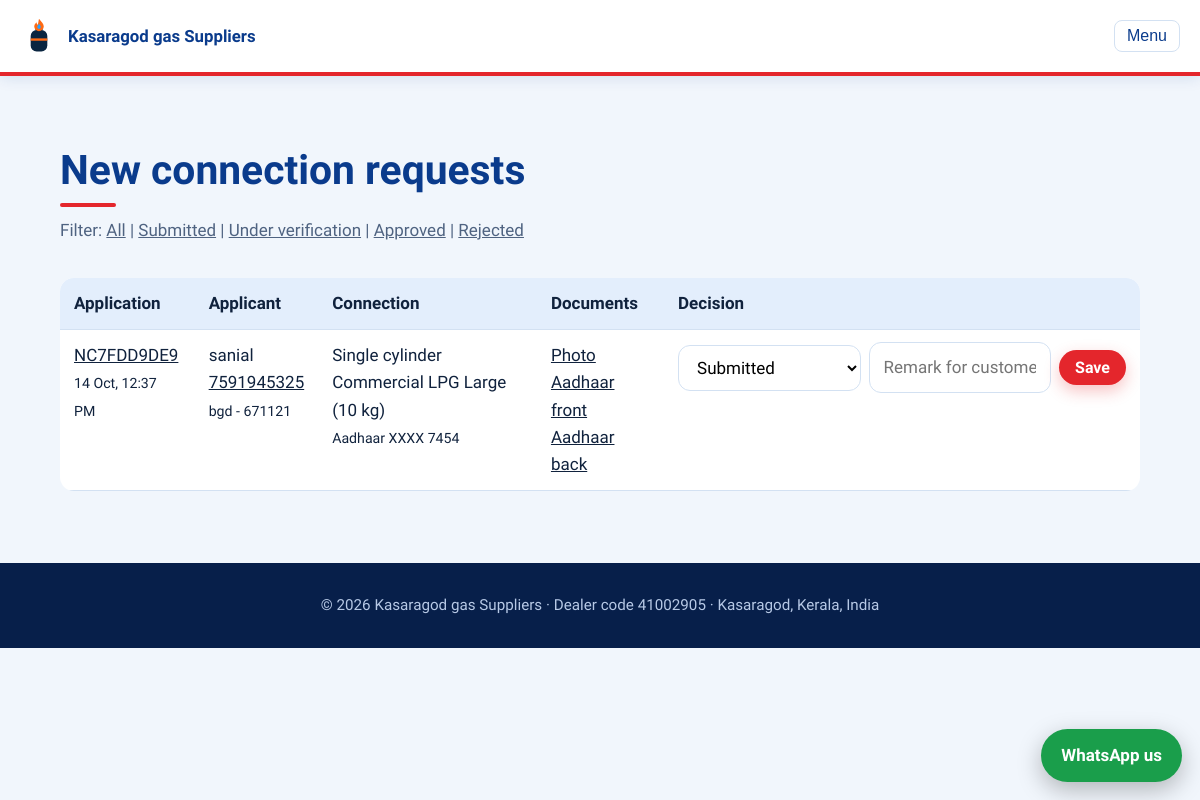
The page /connection/manage/?status=submitted (signed in) on the database its author committed.
### connection/models.py (models this page shows, shortened)
class NewConnection(models.Model):
    TYPES = [("single", "Single cylinder"), ("double", "Double cylinder")]
    STATUS = [("submitted", "Submitted"), ("verifying", "Under verification"),
              ("approved", "Approved"), ("rejected", "Rejected")]
    application_no = models.CharField(max_length=12, unique=True, editable=False, blank=True)
    user = models.ForeignKey(settings.AUTH_USER_MODEL, on_delete=models.CASCADE, related_name="connections")
    name = models.CharField("Full name (as on Aadhaar)", max_length=80)
    father_name = models.CharField("Father / spouse name", max_length=80)
    phone = models.CharField(max_length=15)
    email = models.EmailField(blank=True)
    address = models.TextField("Address for the connection")
    pincode = models.CharField(max_length=6)
    connection_type = models.CharField(max_length=10, choices=TYPES, default="single")
    cylinder = models.ForeignKey(Cylinder, on_delete=models.PROTECT, verbose_name="Cylinder type")
    aadhaar_last4 = models.CharField("Last 4 digits of Aadhaar", max_length=4)
    aadhaar_front = models.FileField("Aadhaar card (front)", upload_to=front_path, storage=private_storage)
    aadhaar_back = models.FileField("Aadhaar card (back, optional)", upload_to=back_path, storage=private_storage, blank=True)
    photo = models.ImageField("Passport size photo", upload_to=photo_path, storage=private_storage)
    status = models.CharField(max_length=10, choices=STATUS, default="submitted")
    remarks = models.CharField("Remarks for the customer", max_length=250, blank=True)
    created = models.DateTimeField(auto_now_add=True)
    updated = models.DateTimeField(auto_now=True)
    class Meta:
        ordering = ["-created"]
        verbose_name = "new connection application"

### gas/models.py (models this page shows, shortened)
class Cylinder(models.Model):
    name = models.CharField(max_length=60)
    weight = models.CharField(max_length=20, help_text="e.g. 14.2 kg")
    price = models.DecimalField(max_digits=8, decimal_places=2)
    use = models.CharField(max_length=120, help_text="Who it is for")
    image = models.ImageField(upload_to="cylinders/", blank=True, validators=[max_5mb],
                              help_text="JPG or PNG, under 5 MB. Resized to a 600x600 square automatically.")
    available = models.BooleanField(default=True)
    def __str__(self): return f"{self.name} ({self.weight})"

### connection/views.py (the view, shortened to what this page needs)
# urls.py: path("manage/", views.manage, name="nc_manage"),
@role_required("staff", "manager")
def manage(request):
    qs = NewConnection.objects.select_related("cylinder")
    f = request.GET.get("status")
    if f in dict(NewConnection.STATUS): qs = qs.filter(status=f)
    return render(request, "connection/manage.html", {"apps": qs[:100], "statuses": NewConnection.STATUS})

### accounts/utils.py (called while the page is built)
def role_of(user):
    if not user.is_authenticated: return None
    if user.is_superuser: return "manager"
    return Profile.objects.get_or_create(user=user)[0].role

def role_required(*roles):
    def deco(view):
        @wraps(view)
        @login_required
        def wrapper(request, *a, **k):
            if role_of(request.user) not in roles: raise PermissionDenied
            return view(request, *a, **k)
        return wrapper
    return deco

def role_context(request):
    return {"role": role_of(request.user)}

### gas/context.py (called while the page is built)
def agency(request):
    return {"agency": settings.AGENCY}

### notices/context.py (called while the page is built)
def unread(request):
    u = getattr(request, "user", None)
    if u is not None and u.is_authenticated:
        return {"unread_count": Notification.objects.filter(user=u, read=False).count()}
    return {"unread_count": 0}

### shop/cart.py (called while the page is built)
    def count(self): return sum(self.d.values())

### shop/context.py (called while the page is built)
def cart_count(request):
    return {"cart_count": Cart(request).count()}

### templates/connection/manage.html (shortened to what this page needs)
{% extends "base.html" %}{% block content %}
<section><div class="wrap"><h2>New connection requests</h2>
<p class="sub">Filter: <a href="{% url 'nc_manage' %}">All</a>{% for v,l in statuses %} | <a href="?status={{ v }}">{{ l }}</a>{% endfor %}</p>
<div class="scroll"><table class="tbl"><tr><th>Application</th><th>Applicant</th><th>Connection</th><th>Documents</th><th>Decision</th></tr>
{% for a in apps %}<tr><td><a href="{% url 'nc_detail' a.application_no %}">{{ a.application_no }}</a><br><small>{{ a.created|date:"d M, h:i A" }}</small></td>
<td>{{ a.name }}<br><a href="tel:{{ a.phone }}">{{ a.phone }}</a><br><small>{{ a.address }} - {{ a.pincode }}</small></td>
<td>{{ a.get_connection_type_display }}<br>{{ a.cylinder }}<br><small>Aadhaar XXXX {{ a.aadhaar_last4 }}</small></td>
<td><a href="{% url 'nc_doc' a.application_no 'photo' %}" target="_blank">Photo</a><br><a href="{% url 'nc_doc' a.application_no 'front' %}" target="_blank">Aadhaar front</a>{% if a.aadhaar_back %}<br><a href="{% url 'nc_doc' a.application_no 'back' %}" target="_blank">Aadhaar back</a>{% endif %}</td>
<td><form method="post" class="inl">{% csrf_token %}<input type="hidden" name="app" value="{{ a.pk }}">
<select name="status">{% for v,l in statuses %}<option value="{{ v }}"{% if v == a.status %} selected{% endif %}>{{ l }}</option>{% endfor %}</select>
<input name="remarks" value="{{ a.remarks }}" placeholder="Remark for customer" maxlength="250"><button class="btn">Save</button></form></td></tr>
{% empty %}<tr><td colspan="5">No applications found.</td></tr>{% endfor %}</table></div></div></section>
{% endblock %}

### static/css/style.css (style rules this page uses)
:root { --navy:#0A2540;--flame:#FF6A13;--blue:#2BA3FF;--bg:#F3F7FA;--ink:#14263a;--mute:#5b6b7b;--card:#fff;--line:#d9e3ec }
* { box-sizing:border-box;margin:0 }
html { scroll-behavior:smooth }
body { font:17px/1.6 "Source Sans 3",system-ui,sans-serif;color:var(--ink);background:var(--bg) }
h1,h2,h3 { font-family:"Bricolage Grotesque","Segoe UI",sans-serif;line-height:1.1;color:var(--navy) }
a { color:inherit }
.wrap { max-width:1120px;margin:auto;padding:0 20px }
.btn { display:inline-block;background:var(--flame);color:#fff;border:0;border-radius:999px;padding:12px 26px;font:700 1rem "Source Sans 3",sans-serif;cursor:pointer;text-decoration:none }
section { padding:72px 0 }
section h2 { font-size:clamp(1.8rem,3.4vw,2.6rem);margin-bottom:10px }
.sub { color:var(--mute);margin-bottom:34px;max-width:60ch }
input,select,textarea { width:100%;padding:11px 14px;border:1px solid var(--line);border-radius:12px;font:inherit;background:#fff }
.scroll { overflow-x:auto }
.tbl { width:100%;border-collapse:collapse;background:#fff;border-radius:14px;overflow:hidden }
.tbl th,.tbl td { padding:12px 14px;text-align:left;border-bottom:1px solid var(--line);vertical-align:top }
.tbl th { background:#eaf1f7 }
.inl { display:flex;gap:8px;align-items:center }
.inl select { min-width:120px }
.inl .btn { padding:8px 16px }
.inl .btn { white-space:nowrap;flex:none }
:root { --navy:#0A3B8C;--flame:#E4262C;--blue:#1E88E5;--bg:#F1F6FC;--ink:#10223D;--mute:#4F6381;--line:#D3E1F2 }
body { background:var(--bg) }
.btn { box-shadow:0 6px 16px rgba(228,38,44,.28) }
section:not(.car) h2:after { content:"";display:block;width:56px;height:4px;border-radius:4px;background:var(--flame);margin-top:10px }
.tbl th { background:#E3EEFC }

### rows shown on the page
NewConnection: application_no "NC7FDD9DE9", created "14 Oct, 12:37 PM", name "sanial", phone "7591945325", address "bgd", pincode "671121", connection_type "Single cylinder", cylinder "Commercial LPG Large (10 kg)", aadhaar_last4 "7454", shows "Aadhaar back", status "Submitted"

### other values the page prints
{{ agency.name }} "Kasaragod gas Suppliers"
{{ l }} "Submitted" "Under verification" "Approved" "Rejected"
{{ agency.dealer_code }} "41002905"
{{ agency.address }} "Kasaragod, Kerala, India"
